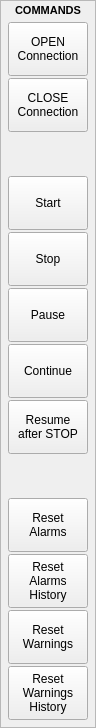
   <widget class="QFrame" name="CommandsFrame">
    <property name="geometry">
     <rect>
      <x>936</x>
      <y>8</y>
      <width>96</width>
      <height>728</height>
     </rect>
    </property>
    <property name="frameShape">
     <enum>QFrame::Shape::StyledPanel</enum>
    </property>
    <property name="frameShadow">
     <enum>QFrame::Shadow::Plain</enum>
    </property>
    <widget class="QLabel" name="CommandsLabel">
     <property name="geometry">
      <rect>
       <x>8</x>
       <y>2</y>
       <width>80</width>
       <height>17</height>
      </rect>
     </property>
     <property name="sizePolicy">
      <sizepolicy hsizetype="Preferred" vsizetype="Preferred">
       <horstretch>0</horstretch>
       <verstretch>0</verstretch>
      </sizepolicy>
     </property>
     <property name="font">
      <font>
       <family>Tahoma</family>
       <pointsize>8</pointsize>
       <bold>true</bold>
      </font>
     </property>
     <property name="text">
      <string>COMMANDS</string>
     </property>
     <property name="alignment">
      <set>Qt::AlignmentFlag::AlignCenter</set>
     </property>
    </widget>
    <widget class="QPushButton" name="CNCConnectionOpenButton">
     <property name="geometry">
      <rect>
       <x>8</x>
       <y>22</y>
       <width>80</width>
       <height>54</height>
      </rect>
     </property>
     <property name="text">
      <string>OPEN
Connection</string>
     </property>
    </widget>
    <widget class="QPushButton" name="CNCConnectionCloseButton">
     <property name="geometry">
      <rect>
       <x>8</x>
       <y>78</y>
       <width>80</width>
       <height>54</height>
      </rect>
     </property>
     <property name="text">
      <string>CLOSE
Connection</string>
     </property>
    </widget>
    <widget class="QPushButton" name="cncStartButton">
     <property name="geometry">
      <rect>
       <x>8</x>
       <y>176</y>
       <width>80</width>
       <height>54</height>
      </rect>
     </property>
     <property name="text">
      <string>Start</string>
     </property>
    </widget>
    <widget class="QPushButton" name="cncStopButton">
     <property name="geometry">
      <rect>
       <x>8</x>
       <y>232</y>
       <width>80</width>
       <height>54</height>
      </rect>
     </property>
     <property name="text">
      <string>Stop</string>
     </property>
    </widget>
    <widget class="QPushButton" name="cncPauseButton">
     <property name="geometry">
      <rect>
       <x>8</x>
       <y>288</y>
       <width>80</width>
       <height>54</height>
      </rect>
     </property>
     <property name="text">
      <string>Pause</string>
     </property>
    </widget>
    <widget class="QPushButton" name="cncContinueButton">
     <property name="geometry">
      <rect>
       <x>8</x>
       <y>344</y>
       <width>80</width>
       <height>54</height>
      </rect>
     </property>
     <property name="text">
      <string>Continue</string>
     </property>
    </widget>
    <widget class="QPushButton" name="cncResumeAfterStopButton">
     <property name="geometry">
      <rect>
       <x>8</x>
       <y>400</y>
       <width>80</width>
       <height>54</height>
      </rect>
     </property>
     <property name="text">
      <string>Resume
after STOP</string>
     </property>
    </widget>
    <widget class="QPushButton" name="resetAlarmsButton">
     <property name="geometry">
      <rect>
       <x>8</x>
       <y>498</y>
       <width>80</width>
       <height>54</height>
      </rect>
     </property>
     <property name="text">
      <string>Reset
Alarms</string>
     </property>
    </widget>
    <widget class="QPushButton" name="resetAlarmsHistoryButton">
     <property name="geometry">
      <rect>
       <x>8</x>
       <y>554</y>
       <width>80</width>
       <height>54</height>
      </rect>
     </property>
     <property name="text">
      <string>Reset
Alarms
History</string>
     </property>
    </widget>
    <widget class="QPushButton" name="resetWarningsButton">
     <property name="geometry">
      <rect>
       <x>8</x>
       <y>610</y>
       <width>80</width>
       <height>54</height>
      </rect>
     </property>
     <property name="text">
      <string>Reset
Warnings</string>
     </property>
    </widget>
    <widget class="QPushButton" name="resetWarningsHistoryButton">
     <property name="geometry">
      <rect>
       <x>8</x>
       <y>666</y>
       <width>80</width>
       <height>54</height>
      </rect>
     </property>
     <property name="text">
      <string>Reset
Warnings
History</string>
     </property>
    </widget>
   </widget>
